Frame 1 (no input): blank canvas, image omitted
Frame 60 (the mouse pressed at the canvas centre just before this capture): blank canvas, image omitted
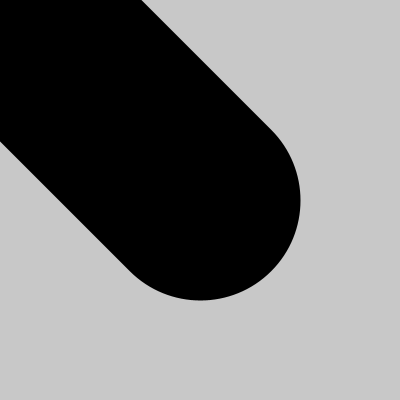
Frame 120 (the mouse held since frame 60 and released just before this capture)

The Processing sketch whose frames 1 and 60 were blank and that drew this single picture after the mouse press (run headless with seeded random() and noise(); from frame 60 on, the mouse is pressed at the canvas centre):

// Processing sketch: processing_159577
// ── processing_159577.pde

//week 1 assignment 5c

//setup

void setup() {
size(400,400);
background(200);
stroke(255);
}

void draw() {
strokeWeight((abs(mouseX-pmouseX)+abs(mouseY-pmouseY))/2);
line(pmouseX,pmouseY,mouseX,mouseY);
}

void mousePressed() {
stroke(0);
}

void mouseReleased() {
stroke(255);
}
